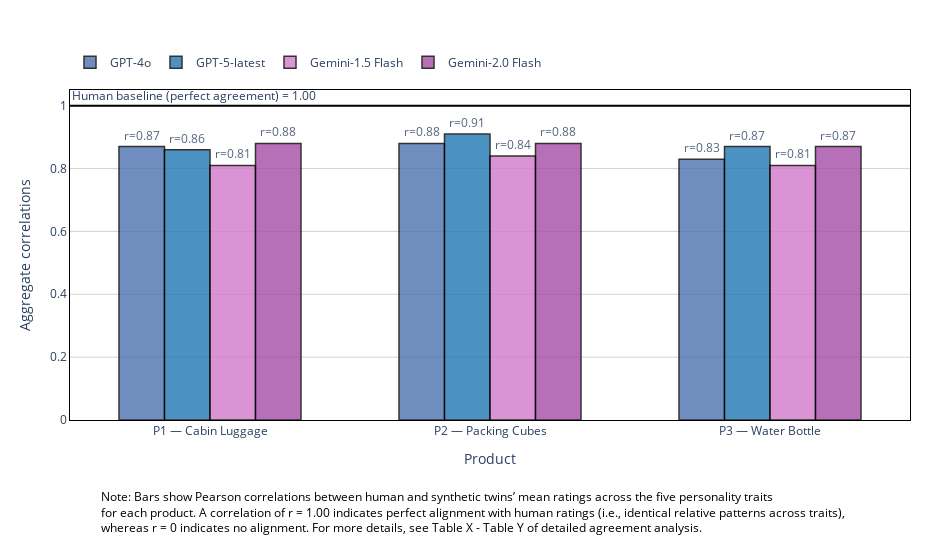

The notebook cell saved with this chart:
### Code cell
import plotly.graph_objects as go

PRODUCTS = ["P1 — Cabin Luggage", "P2 — Packing Cubes", "P3 — Water Bottle"]

# GPT
gpt4o_r            = [0.87, 0.88, 0.83]
gpt5_latest_r      = [0.86, 0.91, 0.87]

# Gemini
gemini_1_5_flash_r = [0.81, 0.84, 0.81]
gemini_2_0_flash_r = [0.88, 0.88, 0.87]

human_baseline_top = 1.0  # perfect agreement

fig = go.Figure()

# GPT-4o bars
fig.add_trace(go.Bar(
    x=PRODUCTS,
    y=gpt4o_r,
    name="GPT-4o",
    text=[f"r={v:.2f}" for v in gpt4o_r],
    textposition="outside",
    marker=dict(line=dict(color="black", width=1.5), color="#4C72B0"),
    opacity=0.8,
    textfont=dict(size=12)
))

# GPT-5-latest bars
fig.add_trace(go.Bar(
    x=PRODUCTS,
    y=gpt5_latest_r,
    name="GPT-5-latest",
    text=[f"r={v:.2f}" for v in gpt5_latest_r],
    textposition="outside",
    marker=dict(line=dict(color="black", width=1.5), color="#1F77B4"),
    opacity=0.8,
    textfont=dict(size=12)
))

# Gemini 1.5 Flash bars
fig.add_trace(go.Bar(
    x=PRODUCTS,
    y=gemini_1_5_flash_r,
    name="Gemini-1.5 Flash",
    text=[f"r={v:.2f}" for v in gemini_1_5_flash_r],
    textposition="outside",
    marker=dict(line=dict(color="black", width=1.5), color="#D17ACD"),
    opacity=0.8,
    textfont=dict(size=12)
))

# Gemini 2.0 Flash bars
fig.add_trace(go.Bar(
    x=PRODUCTS,
    y=gemini_2_0_flash_r,
    name="Gemini-2.0 Flash",
    text=[f"r={v:.2f}" for v in gemini_2_0_flash_r],
    textposition="outside",
    marker=dict(line=dict(color="black", width=1.5), color="#A64CA6"),
    opacity=0.8,
    textfont=dict(size=12)
))

# Keep outside texts from being clipped
fig.update_traces(cliponaxis=False)

# Human (perfect) baseline
fig.add_hline(
    y=human_baseline_top,
    line_dash="solid",
    line_color="black",
    annotation_text="Human baseline (perfect agreement) = 1.00",
    annotation_position="top left",
)

# Layout
fig.update_layout(
    xaxis_title="Product",
    yaxis_title="Aggregate correlations",
    yaxis_range=[0, 1.05],
    bargap=0.35,
    barmode="group",
    plot_bgcolor="white",
    paper_bgcolor="white",
    xaxis=dict(showline=True, linewidth=1, linecolor="black", mirror=True),
    yaxis=dict(showline=True, linewidth=1, linecolor="black", mirror=True, gridcolor="lightgrey"),
    height=550,
    width=950,
    margin=dict(l=70, r=40, t=90, b=130),
    legend=dict(orientation="h", yanchor="bottom", y=1.04, xanchor="left", x=0)
)

# Footnote — tailored for correlations
fig.add_annotation(
    text=(
        "Note: Bars show Pearson correlations between human and synthetic twins’ mean ratings across the five personality traits <br>"
        "for each product. A correlation of r = 1.00 indicates perfect alignment with human ratings (i.e., identical relative patterns across traits),<br>"
        "whereas r = 0 indicates no alignment. For more details, see Table X - Table Y of detailed agreement analysis."
    ),
    xref="paper", yref="paper",
    x=0.48, y=-0.20,
    showarrow=False,
    font=dict(size=12, color="black"),
    align="left",
    xanchor="center",
    yanchor="top"
)

fig.show()

### Figure 1 — Plotly figure (JSON) as saved in the notebook; plotly's stock layout.template omitted (floating-point values rounded to 4 significant figures)
{"data": [{"cliponaxis": false, "marker": {"color": "#4C72B0", "line": {"color": "black", "width": 1.5}}, "name": "GPT-4o", "opacity": 0.8, "text": ["r=0.87", "r=0.88", "r=0.83"], "textfont": {"size": 12}, "textposition": "outside", "type": "bar", "x": ["P1 — Cabin Luggage", "P2 — Packing Cubes", "P3 — Water Bottle"], "y": [0.87, 0.88, 0.83]}, {"cliponaxis": false, "marker": {"color": "#1F77B4", "line": {"color": "black", "width": 1.5}}, "name": "GPT-5-latest", "opacity": 0.8, "text": ["r=0.86", "r=0.91", "r=0.87"], "textfont": {"size": 12}, "textposition": "outside", "type": "bar", "x": ["P1 — Cabin Luggage", "P2 — Packing Cubes", "P3 — Water Bottle"], "y": [0.86, 0.91, 0.87]}, {"cliponaxis": false, "marker": {"color": "#D17ACD", "line": {"color": "black", "width": 1.5}}, "name": "Gemini-1.5 Flash", "opacity": 0.8, "text": ["r=0.81", "r=0.84", "r=0.81"], "textfont": {"size": 12}, "textposition": "outside", "type": "bar", "x": ["P1 — Cabin Luggage", "P2 — Packing Cubes", "P3 — Water Bottle"], "y": [0.81, 0.84, 0.81]}, {"cliponaxis": false, "marker": {"color": "#A64CA6", "line": {"color": "black", "width": 1.5}}, "name": "Gemini-2.0 Flash", "opacity": 0.8, "text": ["r=0.88", "r=0.88", "r=0.87"], "textfont": {"size": 12}, "textposition": "outside", "type": "bar", "x": ["P1 — Cabin Luggage", "P2 — Packing Cubes", "P3 — Water Bottle"], "y": [0.88, 0.88, 0.87]}], "layout": {"annotations": [{"showarrow": false, "text": "Human baseline (perfect agreement) = 1.00", "x": 0, "xanchor": "left", "xref": "x domain", "y": 1, "yanchor": "bottom", "yref": "y"}, {"align": "left", "font": {"color": "black", "size": 12}, "showarrow": false, "text": "Note: Bars show Pearson correlations between human and synthetic twins’ mean ratings across the five personality traits <br>for each product. A correlation of r = 1.00 indicates perfect alignment with human ratings (i.e., identical relative patterns across traits),<br>whereas r = 0 indicates no alignment. For more details, see Table X - Table Y of detailed agreement analysis.", "x": 0.48, "xanchor": "center", "xref": "paper", "y": -0.2, "yanchor": "top", "yref": "paper"}], "bargap": 0.35, "barmode": "group", "height": 550, "legend": {"orientation": "h", "x": 0, "xanchor": "left", "y": 1.04, "yanchor": "bottom"}, "margin": {"b": 130, "l": 70, "r": 40, "t": 90}, "paper_bgcolor": "white", "plot_bgcolor": "white", "shapes": [{"line": {"color": "black", "dash": "solid"}, "type": "line", "x0": 0, "x1": 1, "xref": "x domain", "y0": 1, "y1": 1, "yref": "y"}], "width": 950, "xaxis": {"linecolor": "black", "linewidth": 1, "mirror": true, "showline": true, "title": {"text": "Product"}}, "yaxis": {"gridcolor": "lightgrey", "linecolor": "black", "linewidth": 1, "mirror": true, "range": [0, 1.05], "showline": true, "title": {"text": "Aggregate correlations"}}}}
